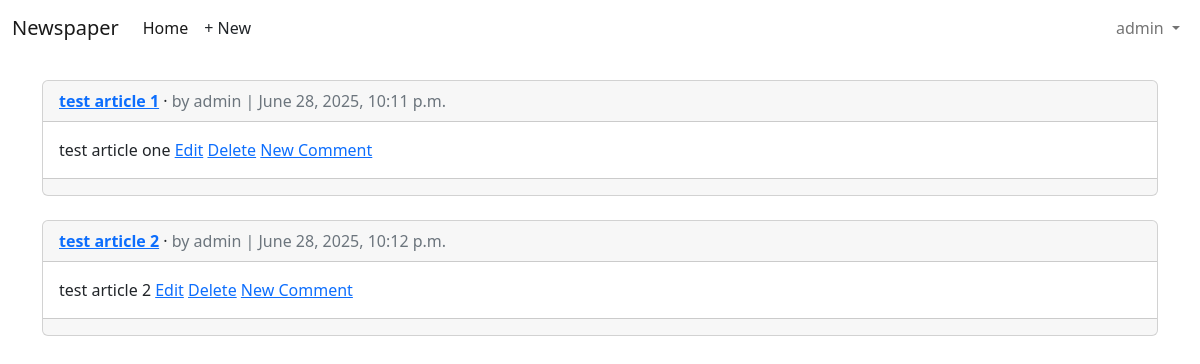
The page /articles/ (signed in) on the database as committed earlier.
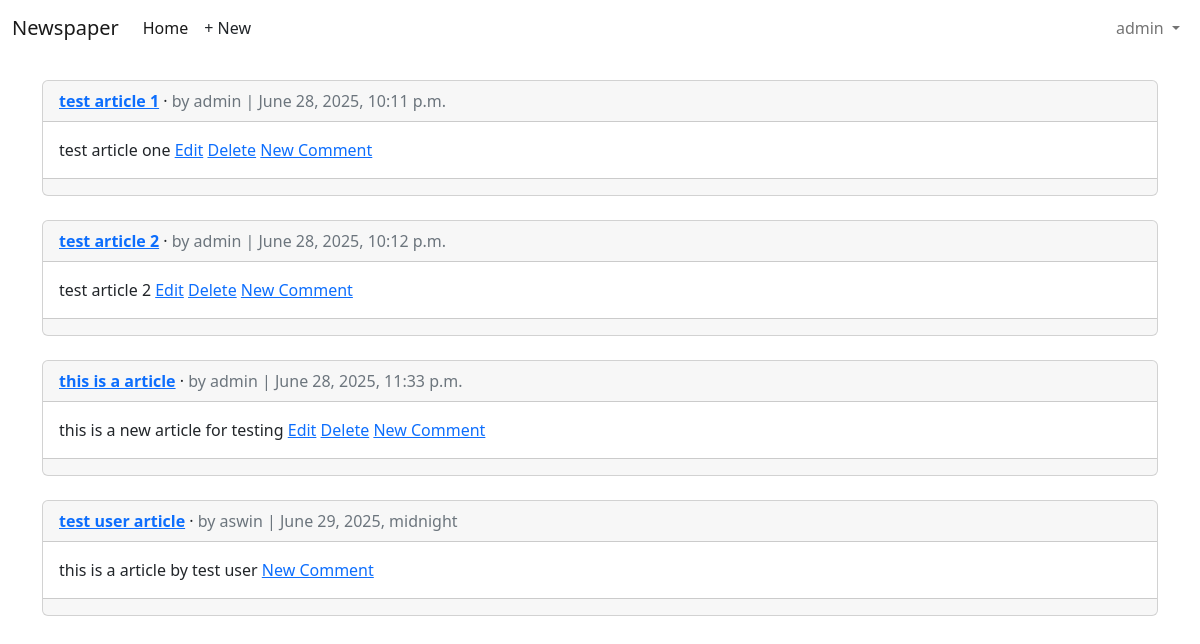
The same page on the database as committed later.
### articles/models.py (models this page shows, shortened)
class Article(models.Model):
    title = models.CharField(max_length=255)
    body = models.TextField()
    date = models.DateTimeField(auto_now_add=True)
    author = models.ForeignKey(
        settings.AUTH_USER_MODEL,
        on_delete=models.CASCADE,
    )
    def get_absolute_url(self):
        return reverse("article_detail", kwargs={"pk": self.pk})

### accounts/models.py (models this page shows)
class CustomUser(AbstractUser):
    age = models.PositiveIntegerField(null=True, blank=True)

### articles/views.py (the view)
# urls.py: path("", ArticleListView.as_view(), name="article_list"),
class ArticleListView(LoginRequiredMixin,ListView):
    model = Article
    template_name = "article_list.html"

### templates/article_list.html (shortened to what this page needs)
{% extends "base.html" %}
{% block content %}
{% for article in article_list %}
<div class="card">
<div class="card-header">
<span class="fw-bold">
<a href="{{ article.get_absolute_url }}">{{ article.title }}</a>
</span> &middot;
<span class="text-muted">by {{ article.author }} |
      {{ article.date }}</span>
</div>
<div class="card-body">
    {{ article.body }}
    {% if article.author.pk == request.user.pk %}
<a href="{% url 'article_edit' article.pk %}">Edit</a>
<a href="{% url 'article_delete' article.pk %}">Delete</a>
    {% endif %}
    <a href="{{ article.get_absolute_url }}">New Comment</a>
</div>
<div class="card-footer">
</div>
</div>
<br />
{% endfor %}
{% endblock content %}

Rows that differ between the two databases and show on the page:
added Article: title "this is a article", author "admin", date "June 28, 2025, 11:33 p.m.", body "this is a new article for testing", shows "Edit"
added Article: title "test user article", author "aswin", date "June 29, 2025, midnight", body "this is a article by test user"
